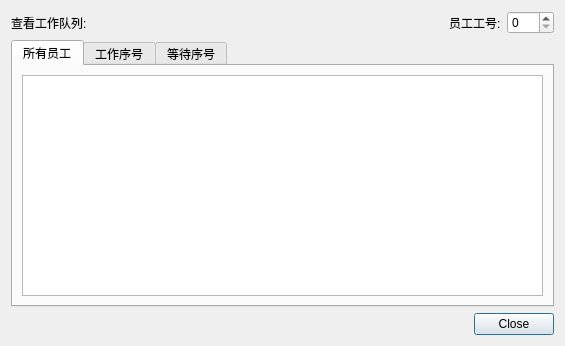
<?xml version="1.0" encoding="UTF-8"?>
<ui version="4.0">
 <class>StuffListDialog</class>
 <widget class="QDialog" name="StuffListDialog">
  <property name="geometry">
   <rect>
    <x>0</x>
    <y>0</y>
    <width>565</width>
    <height>346</height>
   </rect>
  </property>
  <property name="sizePolicy">
   <sizepolicy hsizetype="MinimumExpanding" vsizetype="MinimumExpanding">
    <horstretch>0</horstretch>
    <verstretch>0</verstretch>
   </sizepolicy>
  </property>
  <property name="minimumSize">
   <size>
    <width>565</width>
    <height>346</height>
   </size>
  </property>
  <property name="windowTitle">
   <string>查看员工队列</string>
  </property>
  <layout class="QVBoxLayout" name="verticalLayout">
   <item>
    <layout class="QHBoxLayout" name="horizontalLayout_2">
     <item>
      <widget class="QLabel" name="label">
       <property name="text">
        <string>查看工作队列:</string>
       </property>
      </widget>
     </item>
     <item>
      <spacer name="horizontalSpacer">
       <property name="orientation">
        <enum>Qt::Horizontal</enum>
       </property>
       <property name="sizeHint" stdset="0">
        <size>
         <width>40</width>
         <height>20</height>
        </size>
       </property>
      </spacer>
     </item>
     <item>
      <widget class="QLabel" name="label_2">
       <property name="toolTip">
        <string>在表中快速定位该名员工</string>
       </property>
       <property name="text">
        <string>员工工号:</string>
       </property>
      </widget>
     </item>
     <item>
      <widget class="QSpinBox" name="IdSpinBox">
       <property name="maximum">
        <number>399</number>
       </property>
      </widget>
     </item>
    </layout>
   </item>
   <item>
    <widget class="QTabWidget" name="TabWidget">
     <property name="currentIndex">
      <number>0</number>
     </property>
     <widget class="QWidget" name="allStuffTab">
      <attribute name="title">
       <string>所有员工</string>
      </attribute>
      <layout class="QHBoxLayout" name="horizontalLayout">
       <item>
        <widget class="QTableWidget" name="allStuffTable"/>
       </item>
      </layout>
     </widget>
     <widget class="QWidget" name="workPosTab">
      <attribute name="title">
       <string>工作序号</string>
      </attribute>
      <layout class="QVBoxLayout" name="verticalLayout_2">
       <item>
        <widget class="QLabel" name="label_3">
         <property name="text">
          <string>提示:下表序号是员工所在队列中所排序号(不是员工工号).</string>
         </property>
        </widget>
       </item>
       <item>
        <widget class="QTableWidget" name="workPosTable"/>
       </item>
      </layout>
     </widget>
     <widget class="QWidget" name="waitPosTab">
      <attribute name="title">
       <string>等待序号</string>
      </attribute>
      <layout class="QVBoxLayout" name="verticalLayout_3">
       <item>
        <widget class="QLabel" name="label_4">
         <property name="text">
          <string>提示:下表序号是员工所在队列中所排序号(不是员工工号).</string>
         </property>
        </widget>
       </item>
       <item>
        <widget class="QTableWidget" name="waitPosTable"/>
       </item>
      </layout>
     </widget>
    </widget>
   </item>
   <item>
    <widget class="QDialogButtonBox" name="buttonBox">
     <property name="orientation">
      <enum>Qt::Horizontal</enum>
     </property>
     <property name="standardButtons">
      <set>QDialogButtonBox::Close</set>
     </property>
    </widget>
   </item>
  </layout>
 </widget>
 <tabstops>
  <tabstop>IdSpinBox</tabstop>
  <tabstop>allStuffTable</tabstop>
  <tabstop>workPosTable</tabstop>
  <tabstop>waitPosTable</tabstop>
  <tabstop>buttonBox</tabstop>
  <tabstop>TabWidget</tabstop>
 </tabstops>
 <resources/>
 <connections>
  <connection>
   <sender>buttonBox</sender>
   <signal>accepted()</signal>
   <receiver>StuffListDialog</receiver>
   <slot>accept()</slot>
   <hints>
    <hint type="sourcelabel">
     <x>257</x>
     <y>336</y>
    </hint>
    <hint type="destinationlabel">
     <x>157</x>
     <y>274</y>
    </hint>
   </hints>
  </connection>
  <connection>
   <sender>buttonBox</sender>
   <signal>rejected()</signal>
   <receiver>StuffListDialog</receiver>
   <slot>reject()</slot>
   <hints>
    <hint type="sourcelabel">
     <x>325</x>
     <y>336</y>
    </hint>
    <hint type="destinationlabel">
     <x>286</x>
     <y>274</y>
    </hint>
   </hints>
  </connection>
 </connections>
</ui>
